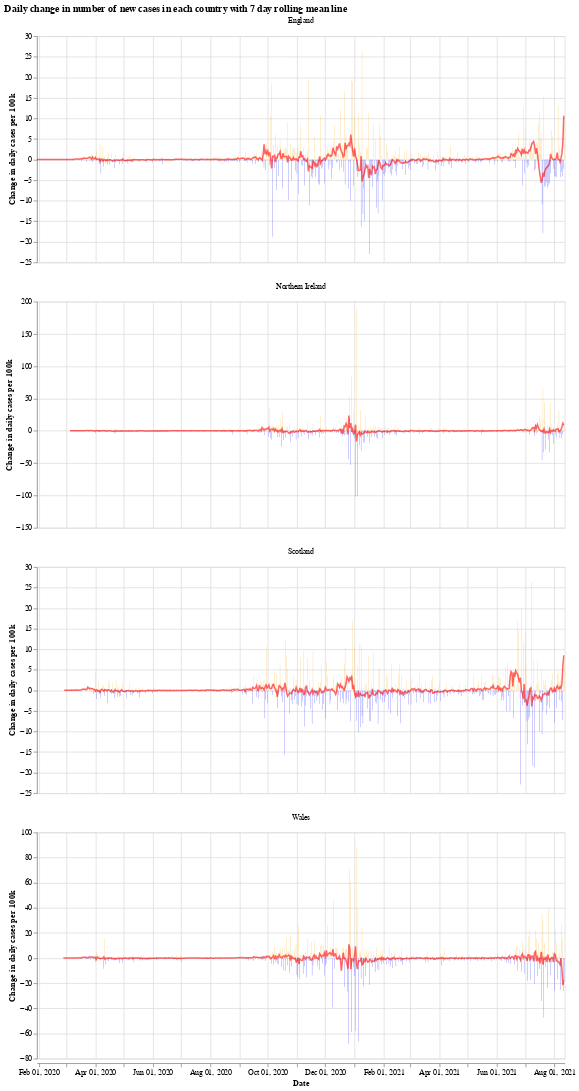

Source (notebook cell):
### Markdown cell above
We will use the Python library `Altair` for visualising the data, see the [altair docs](https://altair-viz.github.io/) for more information.

First we have a graph which shows the daily change in the number of new cases for each country. This number jumps up and down all over the place, which is likely due to delay in reporting of new cases over the weekend. Another interesting thing is that it looks like the daily cases in Wales experienced a much shorter period of calm over the summer (calm in the sense of daily cases not jumping up and down).

The orange bars are days when the number of new cases (per 100k population) was more than the previous day, while the blue are days when the number of new cases dropped. The red line is the 7 day moving average. 

When the moving average line is below 0, it means that there is a consistent drop in new cases. We can see this clearly happening around the times that lockdowns were introduced (though, to varying degrees). I will update the graphs soon with a marker of when each lockdown started.

### Code cell
# collapse
import altair as alt

bars = alt.Chart(uk_cases).mark_bar().encode(
    x=alt.X("yearmonthdate(date):T", axis=alt.Axis(title='Date')),
    y=alt.Y("casesChangeRate:Q", axis=alt.Axis(title='Change in daily cases per 100k')),
    tooltip='casesChange',
    color=alt.condition(
        alt.datum.casesChangeRate > 0,
        alt.value("orange"),  # The positive color
        alt.value("blue")  # The negative color
    )
).properties(title='Daily change in number of new cases with 7 day rolling mean',width=700).interactive()

line = alt.Chart(uk_cases).mark_line(
    color='red',
    size=2,
    opacity=0.6
).transform_window(
    rolling_mean='mean(casesChangeRate)',
    frame=[0, 7],
    groupby=['areaName']
).encode(
    x='yearmonthdate(date):T',
    y='rolling_mean:Q'
)

alt.layer(bars, line, data=uk_cases).facet(alt.Column(
    'areaName', title=''), columns=1).resolve_scale(y='independent').properties(title='Daily change in number of new cases in each country with 7 day rolling mean line')

### Figure 1 — Vega-Lite specification as saved in the notebook (floating-point values rounded to 4 significant figures; data arrays with more than 128 entries replaced by an {"elided": "..."} marker saying what was removed)
{"config": {"view": {"continuousWidth": 400, "continuousHeight": 300}}, "data": {"name": "data-06b9fa2d2c0b71fadf4b5a92bb5e9dd8"}, "facet": {"type": "nominal", "field": "areaName", "title": ""}, "spec": {"layer": [{"mark": "bar", "encoding": {"color": {"condition": {"value": "orange", "test": "(datum.casesChangeRate > 0)"}, "value": "blue"}, "tooltip": {"type": "quantitative", "field": "casesChange"}, "x": {"type": "temporal", "axis": {"title": "Date"}, "field": "date", "timeUnit": "yearmonthdate"}, "y": {"type": "quantitative", "axis": {"title": "Change in daily cases per 100k"}, "field": "casesChangeRate"}}, "selection": {"selector001": {"type": "interval", "bind": "scales", "encodings": ["x", "y"]}}, "title": "Daily change in number of new cases with 7 day rolling mean", "width": 700}, {"mark": {"type": "line", "color": "red", "opacity": 0.6, "size": 2}, "encoding": {"x": {"type": "temporal", "field": "date", "timeUnit": "yearmonthdate"}, "y": {"type": "quantitative", "field": "rolling_mean"}}, "transform": [{"window": [{"op": "mean", "field": "casesChangeRate", "as": "rolling_mean"}], "frame": [0, 7], "groupby": ["areaName"]}]}]}, "columns": 1, "resolve": {"scale": {"y": "independent"}}, "title": "Daily change in number of new cases in each country with 7 day rolling mean line", "$schema": "https://vega.github.io/schema/vega-lite/v4.8.1.json", "datasets": {"data-06b9fa2d2c0b71fadf4b5a92bb5e9dd8": {"elided": "2148 records"}}}
